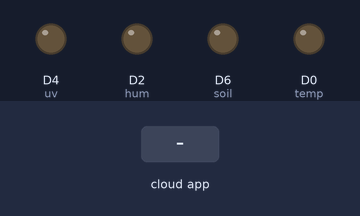
A sketch run on a simulated ESP8266 (NodeMCU). Shown: output pins drawn as LEDs (lit = HIGH). The test bench sets the inputs (shaded band). WiFi joins after 1.5 s; servers stay silent unless stated; the Firebase database answers and starts empty; what the sketch prints to the serial monitor is not drawn.

Above: at 2.8 s.
2.9 s: the phone or cloud app sets HeaterCtrl to 1
At 4.9 s:
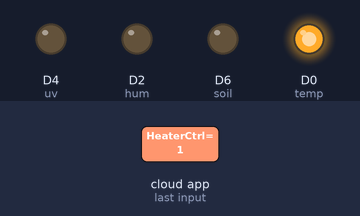
5.9 s: the phone or cloud app sets HumidCtrl to 1
At 8.4 s:
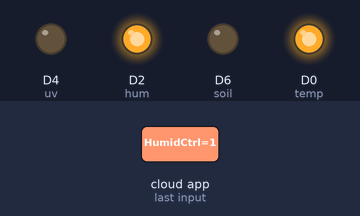
8.9 s: the phone or cloud app sets LightCtrl to 1
At 11.8 s:
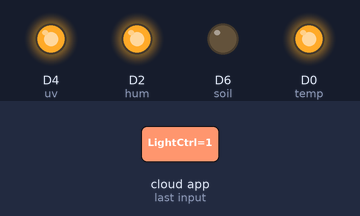
11.9 s: the phone or cloud app sets SoilCtrl to 1
At 14.3 s:
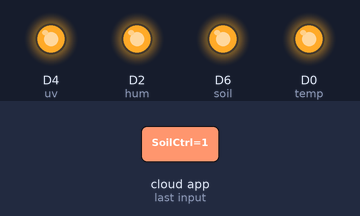
14.9 s: the phone or cloud app sets HumidCtrl to 0
At 17.8 s:
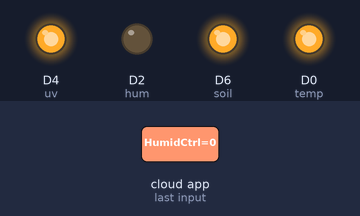
17.9 s: the phone or cloud app sets LightCtrl to 0
At 20.1 s:
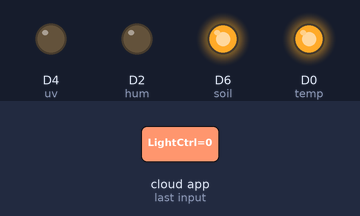
Timing chart, 0 to 21.6 s (numbered marks = the images above; inputs shaded):
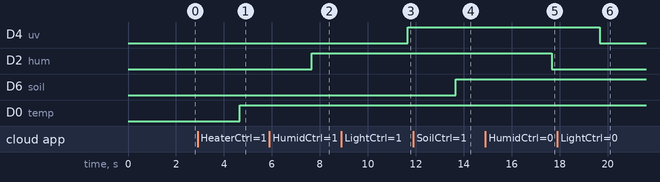

Measured:
- after the input at 2.9 s, D0 (temp): LOW → HIGH after 1.8 s
- after the input at 5.9 s, D2 (hum): LOW → HIGH after 1.8 s
- after the input at 8.9 s, D4 (uv): LOW → HIGH after 2.8 s
- after the input at 11.9 s, D6 (soil): LOW → HIGH after 1.8 s
- after the input at 14.9 s, D2 (hum): HIGH → LOW after 2.8 s
- after the input at 17.9 s, D4 (uv): HIGH → LOW after 1.8 s

The sketch:

ApplianceControl.ino
```cpp
// FirebaseDemo_ESP8266 is a sample that demo the different functions
// of the FirebaseArduino API.

#include <ESP8266WiFi.h>
#include <FirebaseArduino.h>
#include <Wire.h>
#include "SparkFunBME280.h"

//Wifi and Firebase Configuration
#define FIREBASE_HOST "greenhouseapp-5d7af.firebaseio.com"
#define FIREBASE_AUTH "ANDIRrho71r1E8En8ySBSqXshGo3ykcJbxQqzXQq"
#define WIFI_SSID "Karthi"
#define WIFI_PASSWORD "karthi666"

int temp = D0;
int hum = D2;
int uv = D4;
int soil = D6;

int tempCtrl;
int humidCtrl;
int lightCtrl;
int soilCtrl;
String greenHouseID;

void setup() {
  Serial.begin(9600);
  pinMode(D0, OUTPUT);
  pinMode(hum, OUTPUT);
  pinMode(uv, OUTPUT);
  pinMode(soil, OUTPUT);

  // connect to wifi.
  WiFi.begin(WIFI_SSID, WIFI_PASSWORD);
  Serial.print("connecting");
  while (WiFi.status() != WL_CONNECTED) {
    Serial.print(".");
    delay(500);
  }

  Serial.println("connected: ");
  Serial.println(WiFi.localIP());

  Firebase.begin(FIREBASE_HOST, FIREBASE_AUTH);
  greenHouseID = Firebase.getString("mcuGreenhouseID")+"/";
}


void loop() {

  tempCtrl = Firebase.getBool(greenHouseID+"Appliances/HeaterCtrl");
  Serial.print("temp: "+ String(tempCtrl));
  delay(100);
  humidCtrl = Firebase.getBool(greenHouseID+"Appliances/HumidCtrl");
  Serial.print(" hum: "+ String(humidCtrl));
  delay(100);
  lightCtrl = Firebase.getBool(greenHouseID+"Appliances/LightCtrl");
  Serial.print(" uv: "+ String(lightCtrl));
  delay(100);
  soilCtrl = Firebase.getBool(greenHouseID+"Appliances/SoilCtrl");
  Serial.println(" soil: "+ String(soilCtrl));
  delay(100);

  if(tempCtrl == 1){
    digitalWrite(D0, HIGH);
    delay(1000);
    Serial.println("temp ON");
  }
  else{
    digitalWrite(temp, LOW);
    Serial.println("temp OFF");
  }

  if(humidCtrl == 1){
    digitalWrite(hum, HIGH);
    Serial.print(" humid ON");
  }
  else{
    digitalWrite(hum, LOW);
    Serial.print(" humid OFF");
  }

  if(lightCtrl == 1){
    digitalWrite(uv, HIGH);
    Serial.print(" UV ON");
  }
  else{
    digitalWrite(uv, LOW);
    Serial.print(" UV OFF");
  }

  if(soilCtrl == 1){
    digitalWrite(soil, HIGH);
    Serial.print(" soil ON");
  }
  else{
    digitalWrite(soil, LOW);
    Serial.print(" soil OFF");
  }

}
```
